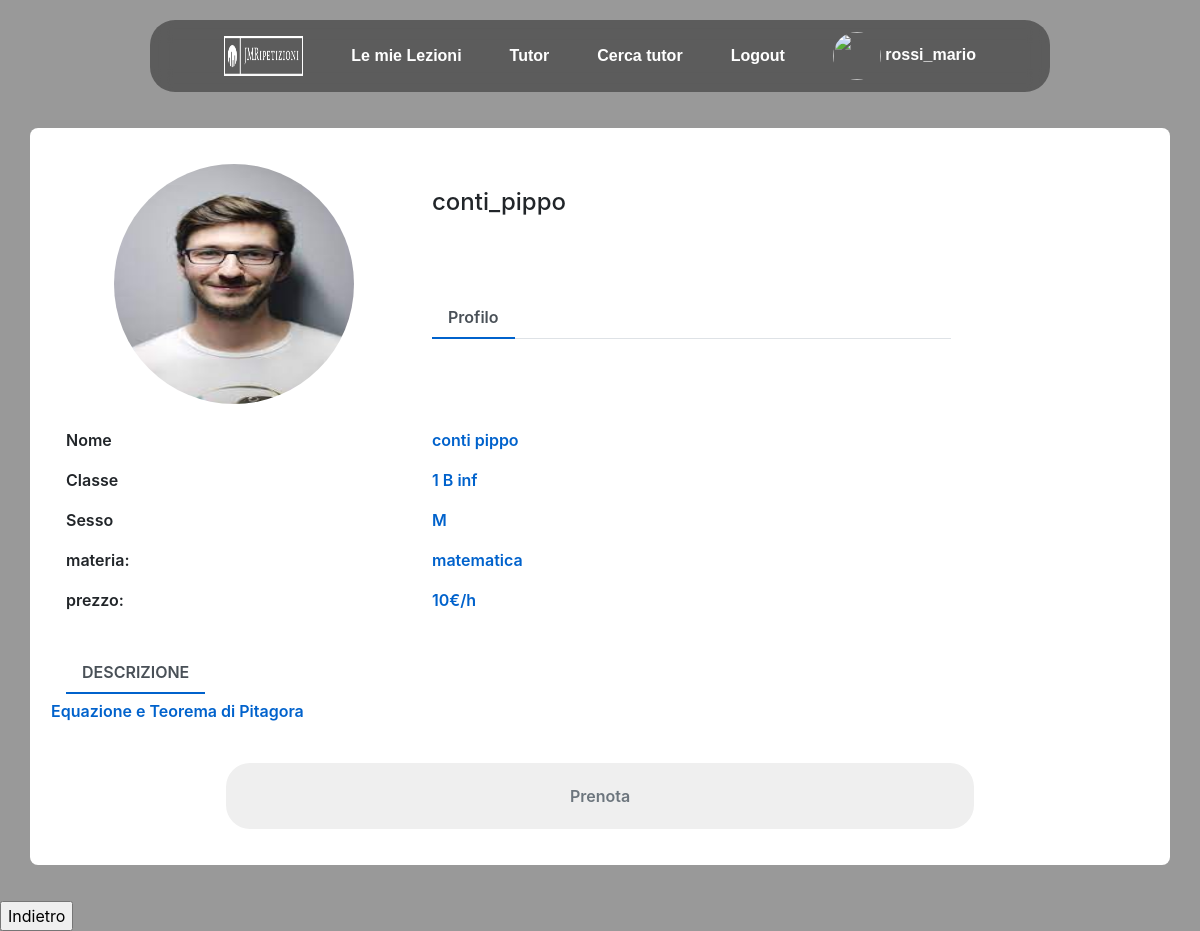
Screenshot of /Ricerca/visualizza.php?id=2&materia=matematica (signed in) with the database file from the repository.
### tables this page shows
CREATE TABLE `tutor` (
  `id_utente` int(11) NOT NULL,
  `valutazione` int(11) DEFAULT NULL,
  `numero_recensioni` int(11) DEFAULT NULL,
  `link_meet` varchar(1000) NOT NULL
);

CREATE TABLE `utente` (
  `id` int(11) NOT NULL,
  `nome_utente` varchar(50) NOT NULL,
  `email` varchar(50) NOT NULL,
  `password` varchar(50) NOT NULL,
  `immagine_profilo` varchar(1000) NOT NULL DEFAULT 'https://png.pngtree.com/png-vector/20190223/ourlarge/pngtree-profile-line-black-icon-png-image_691065.jpg',
  `anno` int(11) NOT NULL,
  `sezione` char(1) NOT NULL,
  `indirizzo` varchar(3) NOT NULL,
  `nome` varchar(50) NOT NULL,
  `cognome` varchar(50) NOT NULL,
  `numTelefono` varchar(15) DEFAULT NULL,
  `sesso` char(1) NOT NULL
);

CREATE TABLE `materie` (
  `id` int(11) NOT NULL,
  `materia` varchar(50) NOT NULL
);

CREATE TABLE `materiatutor` (
  `id_ripetizione` int(4) NOT NULL,
  `idtutor` int(11) NOT NULL,
  `idmaterie` int(11) NOT NULL,
  `descrizione` varchar(250) DEFAULT NULL,
  `prezzi_ora` int(2) NOT NULL
);

### Ricerca/visualizza.php (the view, shortened to what this page needs)
<!DOCTYPE html>
<html lang="en">
<head>
    <link href="//maxcdn.bootstrapcdn.com/bootstrap/4.1.1/css/bootstrap.min.css" rel="stylesheet" id="bootstrap-css">
    <link rel="stylesheet" href="../Stylesheets/style.css">
    <link rel="stylesheet" href="visualizzastyle.css">
</head>
<body>
<?php
    if (isset($_GET["id"])&& !empty(trim($_GET["id"]))) {
        require_once '../Database/config.php';
        include_once '../header/navbar.php';
        $sql="SELECT * FROM tutor INNER JOIN utente ON tutor.id_utente=utente.id INNER JOIN materiatutor ON tutor.id_utente=materiatutor.idtutor INNER JOIN materie ON materiatutor.idmaterie=materie.id WHERE utente.id=? AND materia=?";
        if($stmt = mysqli_prepare($link,$sql)){
            mysqli_stmt_bind_param($stmt, "is", $param_id, $param_materia);
            if(mysqli_stmt_execute($stmt)){
                $result = mysqli_stmt_get_result($stmt);
                $row = mysqli_fetch_array($result);
                ?>
                <div class="container emp-profile">
                    <div class="row">
                        <div class="col-md-4">
                            <div class="profile-img">
                                <img  class="logo" style="vertical-align: middle; width: 15em; height: 15em; border-radius: 50%;" src="<?php
                                    echo $row['immagine_profilo'];
                                ?>" style="width:250px;height:200px;" >
                            </div>
                        </div>
                        <div class="col-md-6">
                            <div class="profile-head">
                                <br>
                                <h4>
                                    <?php echo $row['nome_utente']?>
                                </h4>
                                <br><br><br>
                                <ul class="nav nav-tabs" id="myTab" role="tablist">
                                    <li class="nav-item">
                                        <a class="nav-link active" id="home-tab" data-toggle="tab" href="#home" role="tab"
                                            aria-controls="home" aria-selected="true">Profilo</a>
                                    </li>
                                </ul>
                            </div>
                        </div>
                    </div>
                    <div class="row">
                        <div class="col-md-8">
                            <div class="tab-content profile-tab" id="myTabContent">
                                <div class="tab-pane fade show active" id="home" role="tabpanel" aria-labelledby="home-tab">
                                    <br>
                                    <div class="row">
                                        <div class="col-md-6">
                                            <label>Nome</label>
                                        </div>
                                        <div class="col-md-6">
                                            <p><?php echo $row['nome']." ".$row['cognome']?></p>
                                        </div>
                                    </div>
                                    <div class="row">
                                        <div class="col-md-6">
                                            <label>Classe</label>
                                        </div>
                                        <div class="col-md-6">
                                            <p><?php echo $row['anno']. " ".$row['sezione']. " ".$row['indirizzo']?></p>
                                        </div>
                                    </div>
                                    <div class="row">
                                        <div class="col-md-6">
                                            <label>Sesso</label>
                                        </div>
                                        <div class="col-md-6">
                                            <p><?php echo $row['sesso']?></p>
                                        </div>
                                    </div>
                                    <div class="row">
                                        <div class="col-md-6">
                                            <label>materia:</label>
                                        </div>
                                        <div class="col-md-6">
                                            <p><?php echo $row['materia']?></p>
                                        </div>
                                    </div>
                                    <div class="row">
                                        <div class="col-md-6">
                                            <label>prezzo:</label>
                                        </div>
                                        <div class="col-md-6">
                                            <p><?php echo $row['prezzi_ora']."€/h"?></p>
                                        </div>
                                    </div>
                                    <?php
                                        if($row['descrizione']!=NULL){
                                            echo "<br>";
                                            echo "<div class='row'>";
                                                echo "<div class='col-md-2'>";
                                                    echo '<div class="profile-head">';
                                                        echo '<ul class="nav nav-tabs" id="myTab" role="tablist">';
                                                            echo '<li class="nav-item">';
                                                                echo '<a class="nav-link active" id="home-tab">DESCRIZIONE</a>';
                                                            echo '</li>';
                                                        echo '</ul>';
                                                    echo '</div>';
                                                echo '</div>';
                                            echo '</div>';
                                            echo '<div class="row">';
                                                    echo "<p>".$row['descrizione']."</p>";
                                            echo '</div>';
                                        }
                                    ?>
                                </div>
                            </div>
                        </div>
                    </div>
                    <br>
                    <center><a href= <?php echo "prenota.php?id_ripetizione=".$row['id_ripetizione']."&id_alunno=".$_SESSION['id']?>><button class="profile-edit-btn">Prenota</button></a></center>
                </div>
            <?php
            }else{
                header("location: error.php");
                exit();
            }
        }
    }else{
        if (empty(trim($_GET["id"]))) {
           header("location: error.php");
           exit();
        }
    }
?>
    <form action="ricerca.php">
        <input type="submit" value="Indietro">
    </form>
</body>
</html>

### header/navbar.php (shortened to what this page needs)
<ul class="menu-bar">
    <li>
        <a href="../Homepage/index.php"><img src="../logo/logo_white_large.png" class="logo"></a>
    </li>
    <li>
        <a href="../Lezioni/index.php">Le mie Lezioni</a>
    </li>
    <li>
        <a href="../DiventaTutor/index.php">Tutor</a>
    </li>
    <li>
        <a href="../Ricerca/ricerca.php">Cerca tutor</a>
    </li>
    <li>
        <a href="../logout.php">Logout</a>
    </li>
    <li>
        <a href="../profile/profile.php"><img src='<?= $_SESSION['img'] ?>' class="profile">
            <?php echo $_SESSION['uname'] ?></a>
    </li>
</ul>

### Stylesheets/style.css (style rules this page uses)
body { height: 100vh; margin: 0; background-color: rgba(0, 0, 0, 0.4); background-repeat: no-repeat; background-attachment: fixed; background-position: center; display: flex; flex-flow:column; justify-content: flex-start; }
.menu-bar { border-radius: 25px; height: -webkit-fit-content; height: -moz-fit-content; height: fit-content; display: inline-flex; background-color: rgba(0, 0, 0, 0.4); -webkit-backdrop-filter: blur(10px); backdrop-filter: blur(10px); align-items: center; padding: 0 50px; margin: 20px 0 0 0; }
.menu-bar li { list-style: none; color: white; font-family: sans-serif; font-weight: bold; padding: 12px 16px; margin: 0 8px; position: relative; cursor: pointer; white-space: nowrap; }
.menu-bar li::before { content: " "; position: absolute; top: 0; left: 0; height: 100%; width: 100%; z-index: -1; transition: 0.2s; border-radius: 25px; }
a { color: white; text-decoration: none; font-weight: bold; }
.logo { width:100%; height:40px; }
.profile { vertical-align: middle; width: 3em; height: 3em; border-radius: 50%; }

### Ricerca/visualizzastyle.css (style rules this page uses)
.emp-profile { padding: 3%; margin-top: 3%; margin-bottom: 3%; border-radius: 0.5rem; background: #fff; }
.profile-img { text-align: center; }
.profile-img img { width: 70%; height: 100%; }
.profile-edit-btn { border: none; border-radius: 1.5rem; width: 70%; padding: 2%; font-weight: 600; color: #6c757d; }
.profile-head .nav-tabs { margin-bottom:5%; }
.profile-head .nav-tabs .nav-link { font-weight:600; border: none; }
.profile-head .nav-tabs .nav-link.active { border: none; border-bottom:2px solid #0062cc; }
.profile-tab label { font-weight: 600; }
.profile-tab p { font-weight: 600; color: #0062cc; }

### header/navbar.php (style rules this page uses)
.menu-bar { width: 75%; margin-right:auto; margin-left:auto; }

### rows the page displays
tutor: id_utente.immagine_profilo (picture), id_utente.nome_utente "conti_pippo", id_utente.nome "conti", id_utente.cognome "pippo", id_utente.anno "1", id_utente.sezione "B", id_utente.indirizzo "inf", id_utente.sesso "M", materie.materia "matematica", materiatutor.prezzi_ora "10", materiatutor.descrizione "Equazione e Teorema di Pitagora"

### other values shown
$_SESSION['uname'] "rossi_mario"
